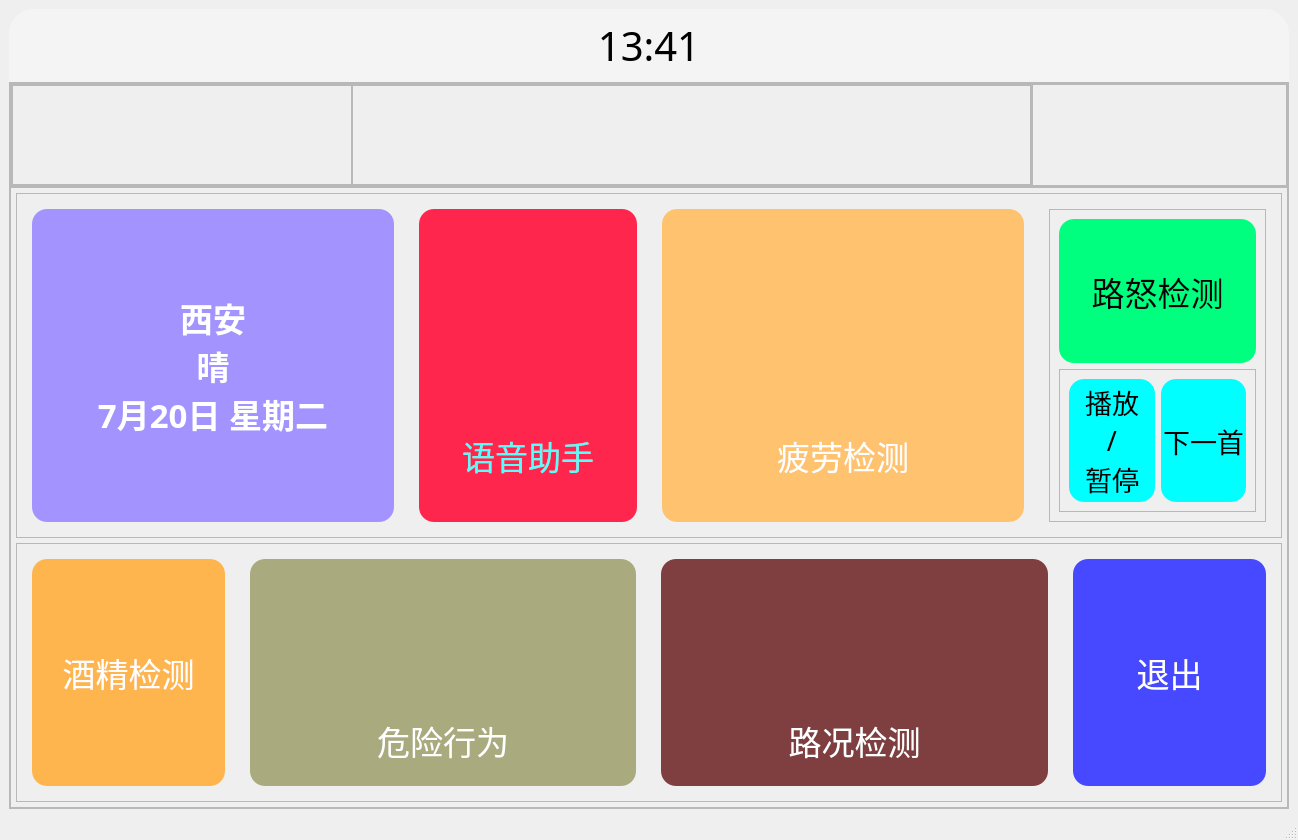
<?xml version="1.0" encoding="UTF-8"?>
<ui version="4.0">
 <class>MainWindow</class>
 <widget class="QMainWindow" name="MainWindow">
  <property name="geometry">
   <rect>
    <x>0</x>
    <y>0</y>
    <width>1298</width>
    <height>840</height>
   </rect>
  </property>
  <property name="windowTitle">
   <string>MainWindow</string>
  </property>
  <property name="iconSize">
   <size>
    <width>32</width>
    <height>32</height>
   </size>
  </property>
  <widget class="QWidget" name="centralwidget">
   <layout class="QHBoxLayout" name="horizontalLayout">
    <item>
     <widget class="QFrame" name="frame">
      <property name="minimumSize">
       <size>
        <width>1280</width>
        <height>800</height>
       </size>
      </property>
      <property name="maximumSize">
       <size>
        <width>1280</width>
        <height>800</height>
       </size>
      </property>
      <property name="styleSheet">
       <string notr="true">#frame{
	
	background-image: url(:/image/R-C (1).jpg);
	border-radius:25px;
	
}</string>
      </property>
      <property name="frameShape">
       <enum>QFrame::StyledPanel</enum>
      </property>
      <property name="frameShadow">
       <enum>QFrame::Raised</enum>
      </property>
      <layout class="QVBoxLayout" name="verticalLayout">
       <property name="spacing">
        <number>0</number>
       </property>
       <property name="leftMargin">
        <number>0</number>
       </property>
       <property name="topMargin">
        <number>0</number>
       </property>
       <property name="rightMargin">
        <number>0</number>
       </property>
       <property name="bottomMargin">
        <number>0</number>
       </property>
       <item>
        <widget class="QFrame" name="frame_2">
         <property name="sizePolicy">
          <sizepolicy hsizetype="Preferred" vsizetype="Expanding">
           <horstretch>0</horstretch>
           <verstretch>1</verstretch>
          </sizepolicy>
         </property>
         <property name="styleSheet">
          <string notr="true">
#frame_2{
	border-top-left-radius:25px;
	border-top-right-radius:25px;
	background-color: rgb(255, 255, 255,75);
}</string>
         </property>
         <property name="frameShape">
          <enum>QFrame::StyledPanel</enum>
         </property>
         <property name="frameShadow">
          <enum>QFrame::Raised</enum>
         </property>
         <property name="lineWidth">
          <number>0</number>
         </property>
         <layout class="QHBoxLayout" name="horizontalLayout_2">
          <property name="spacing">
           <number>0</number>
          </property>
          <property name="leftMargin">
           <number>0</number>
          </property>
          <property name="topMargin">
           <number>0</number>
          </property>
          <property name="rightMargin">
           <number>0</number>
          </property>
          <property name="bottomMargin">
           <number>0</number>
          </property>
          <item>
           <widget class="QFrame" name="frame_7">
            <property name="sizePolicy">
             <sizepolicy hsizetype="Expanding" vsizetype="Preferred">
              <horstretch>3</horstretch>
              <verstretch>0</verstretch>
             </sizepolicy>
            </property>
            <property name="styleSheet">
             <string notr="true">background-color: rgb(255, 255, 255,0);</string>
            </property>
            <property name="frameShape">
             <enum>QFrame::StyledPanel</enum>
            </property>
            <property name="frameShadow">
             <enum>QFrame::Raised</enum>
            </property>
            <layout class="QHBoxLayout" name="horizontalLayout_8">
             <item>
              <widget class="QFrame" name="frame_6">
               <property name="sizePolicy">
                <sizepolicy hsizetype="Expanding" vsizetype="Preferred">
                 <horstretch>1</horstretch>
                 <verstretch>0</verstretch>
                </sizepolicy>
               </property>
               <property name="styleSheet">
                <string notr="true">QPushButton{
	border:none;
}

QPushButton:hover{
	padding-bottom:5px;
}</string>
               </property>
               <property name="frameShape">
                <enum>QFrame::StyledPanel</enum>
               </property>
               <property name="frameShadow">
                <enum>QFrame::Raised</enum>
               </property>
               <layout class="QHBoxLayout" name="horizontalLayout_3">
                <property name="spacing">
                 <number>0</number>
                </property>
                <property name="leftMargin">
                 <number>0</number>
                </property>
                <property name="topMargin">
                 <number>0</number>
                </property>
                <property name="rightMargin">
                 <number>0</number>
                </property>
                <property name="bottomMargin">
                 <number>0</number>
                </property>
                <item>
                 <widget class="QPushButton" name="pushButton_back">
                  <property name="font">
                   <font>
                    <pointsize>9</pointsize>
                   </font>
                  </property>
                  <property name="styleSheet">
                   <string notr="true">border:none;</string>
                  </property>
                  <property name="text">
                   <string/>
                  </property>
                  <property name="icon">
                   <iconset resource="uircc1.qrc">
                    <normaloff>:/icon/left.ico</normaloff>:/icon/left.ico</iconset>
                  </property>
                  <property name="iconSize">
                   <size>
                    <width>30</width>
                    <height>30</height>
                   </size>
                  </property>
                 </widget>
                </item>
                <item>
                 <widget class="QPushButton" name="pushButton_home">
                  <property name="font">
                   <font>
                    <pointsize>9</pointsize>
                   </font>
                  </property>
                  <property name="styleSheet">
                   <string notr="true">border:none;</string>
                  </property>
                  <property name="text">
                   <string/>
                  </property>
                  <property name="icon">
                   <iconset resource="uircc1.qrc">
                    <normaloff>:/icon/home.ico</normaloff>:/icon/home.ico</iconset>
                  </property>
                  <property name="iconSize">
                   <size>
                    <width>30</width>
                    <height>30</height>
                   </size>
                  </property>
                 </widget>
                </item>
               </layout>
              </widget>
             </item>
             <item>
              <widget class="QLabel" name="label">
               <property name="minimumSize">
                <size>
                 <width>800</width>
                 <height>20</height>
                </size>
               </property>
               <property name="maximumSize">
                <size>
                 <width>800</width>
                 <height>16777215</height>
                </size>
               </property>
               <property name="font">
                <font>
                 <family>Yu Gothic</family>
                 <pointsize>30</pointsize>
                </font>
               </property>
               <property name="text">
                <string>13:41</string>
               </property>
               <property name="alignment">
                <set>Qt::AlignCenter</set>
               </property>
              </widget>
             </item>
             <item>
              <widget class="QFrame" name="frame_8">
               <property name="sizePolicy">
                <sizepolicy hsizetype="Expanding" vsizetype="Preferred">
                 <horstretch>1</horstretch>
                 <verstretch>0</verstretch>
                </sizepolicy>
               </property>
               <property name="styleSheet">
                <string notr="true">QPushButton{
	border:none;
}

QPushButton:hover{
	padding-bottom:5px;
}
</string>
               </property>
               <property name="frameShape">
                <enum>QFrame::StyledPanel</enum>
               </property>
               <property name="frameShadow">
                <enum>QFrame::Raised</enum>
               </property>
               <layout class="QHBoxLayout" name="horizontalLayout_4">
                <property name="spacing">
                 <number>0</number>
                </property>
                <property name="leftMargin">
                 <number>0</number>
                </property>
                <property name="topMargin">
                 <number>0</number>
                </property>
                <property name="rightMargin">
                 <number>0</number>
                </property>
                <property name="bottomMargin">
                 <number>0</number>
                </property>
                <item>
                 <widget class="QPushButton" name="pushButton_data">
                  <property name="styleSheet">
                   <string notr="true">border:none;</string>
                  </property>
                  <property name="text">
                   <string/>
                  </property>
                  <property name="icon">
                   <iconset resource="uircc1.qrc">
                    <normaloff>:/icon/statistics.ico</normaloff>:/icon/statistics.ico</iconset>
                  </property>
                  <property name="iconSize">
                   <size>
                    <width>30</width>
                    <height>30</height>
                   </size>
                  </property>
                 </widget>
                </item>
                <item>
                 <widget class="QPushButton" name="pushButton_setting">
                  <property name="styleSheet">
                   <string notr="true">border:none;</string>
                  </property>
                  <property name="text">
                   <string/>
                  </property>
                  <property name="icon">
                   <iconset resource="uircc1.qrc">
                    <normaloff>:/icon/gear.ico</normaloff>:/icon/gear.ico</iconset>
                  </property>
                  <property name="iconSize">
                   <size>
                    <width>30</width>
                    <height>30</height>
                   </size>
                  </property>
                 </widget>
                </item>
                <item>
                 <widget class="QPushButton" name="pushButton_close">
                  <property name="styleSheet">
                   <string notr="true">border:none;</string>
                  </property>
                  <property name="text">
                   <string/>
                  </property>
                  <property name="icon">
                   <iconset resource="uircc1.qrc">
                    <normaloff>:/icon/delete.ico</normaloff>:/icon/delete.ico</iconset>
                  </property>
                  <property name="iconSize">
                   <size>
                    <width>30</width>
                    <height>30</height>
                   </size>
                  </property>
                 </widget>
                </item>
               </layout>
              </widget>
             </item>
            </layout>
           </widget>
          </item>
         </layout>
        </widget>
       </item>
       <item>
        <widget class="QFrame" name="frame_3">
         <property name="sizePolicy">
          <sizepolicy hsizetype="Preferred" vsizetype="Expanding">
           <horstretch>0</horstretch>
           <verstretch>10</verstretch>
          </sizepolicy>
         </property>
         <property name="frameShape">
          <enum>QFrame::StyledPanel</enum>
         </property>
         <property name="frameShadow">
          <enum>QFrame::Raised</enum>
         </property>
         <property name="lineWidth">
          <number>0</number>
         </property>
         <layout class="QVBoxLayout" name="verticalLayout_2">
          <property name="spacing">
           <number>0</number>
          </property>
          <property name="leftMargin">
           <number>0</number>
          </property>
          <property name="topMargin">
           <number>0</number>
          </property>
          <property name="rightMargin">
           <number>0</number>
          </property>
          <property name="bottomMargin">
           <number>0</number>
          </property>
          <item>
           <widget class="QFrame" name="frame_4">
            <property name="sizePolicy">
             <sizepolicy hsizetype="Preferred" vsizetype="Expanding">
              <horstretch>0</horstretch>
              <verstretch>1</verstretch>
             </sizepolicy>
            </property>
            <property name="frameShape">
             <enum>QFrame::StyledPanel</enum>
            </property>
            <property name="frameShadow">
             <enum>QFrame::Raised</enum>
            </property>
            <layout class="QHBoxLayout" name="horizontalLayout_10">
             <property name="spacing">
              <number>0</number>
             </property>
             <property name="leftMargin">
              <number>0</number>
             </property>
             <property name="topMargin">
              <number>0</number>
             </property>
             <property name="rightMargin">
              <number>0</number>
             </property>
             <property name="bottomMargin">
              <number>0</number>
             </property>
             <item>
              <widget class="QFrame" name="frame_14">
               <property name="sizePolicy">
                <sizepolicy hsizetype="Expanding" vsizetype="Preferred">
                 <horstretch>4</horstretch>
                 <verstretch>0</verstretch>
                </sizepolicy>
               </property>
               <property name="styleSheet">
                <string notr="true"/>
               </property>
               <property name="frameShape">
                <enum>QFrame::StyledPanel</enum>
               </property>
               <property name="frameShadow">
                <enum>QFrame::Raised</enum>
               </property>
               <layout class="QHBoxLayout" name="horizontalLayout_11">
                <property name="spacing">
                 <number>0</number>
                </property>
                <property name="leftMargin">
                 <number>0</number>
                </property>
                <property name="topMargin">
                 <number>0</number>
                </property>
                <property name="rightMargin">
                 <number>0</number>
                </property>
                <property name="bottomMargin">
                 <number>0</number>
                </property>
                <item>
                 <widget class="QFrame" name="frame_15">
                  <property name="sizePolicy">
                   <sizepolicy hsizetype="Expanding" vsizetype="Preferred">
                    <horstretch>1</horstretch>
                    <verstretch>0</verstretch>
                   </sizepolicy>
                  </property>
                  <property name="styleSheet">
                   <string notr="true">image: url(:/image/校标1.png);</string>
                  </property>
                  <property name="frameShape">
                   <enum>QFrame::StyledPanel</enum>
                  </property>
                  <property name="frameShadow">
                   <enum>QFrame::Raised</enum>
                  </property>
                 </widget>
                </item>
                <item>
                 <widget class="QFrame" name="frame_16">
                  <property name="sizePolicy">
                   <sizepolicy hsizetype="Expanding" vsizetype="Preferred">
                    <horstretch>2</horstretch>
                    <verstretch>0</verstretch>
                   </sizepolicy>
                  </property>
                  <property name="frameShape">
                   <enum>QFrame::StyledPanel</enum>
                  </property>
                  <property name="frameShadow">
                   <enum>QFrame::Raised</enum>
                  </property>
                 </widget>
                </item>
               </layout>
              </widget>
             </item>
             <item>
              <widget class="QFrame" name="frame_9">
               <property name="sizePolicy">
                <sizepolicy hsizetype="Expanding" vsizetype="Preferred">
                 <horstretch>1</horstretch>
                 <verstretch>0</verstretch>
                </sizepolicy>
               </property>
               <property name="minimumSize">
                <size>
                 <width>80</width>
                 <height>0</height>
                </size>
               </property>
               <property name="styleSheet">
                <string notr="true">QPushButton{
	border:none;
}
QPushButton:hover{
	padding-bottom:5px;
}</string>
               </property>
               <property name="frameShape">
                <enum>QFrame::StyledPanel</enum>
               </property>
               <property name="frameShadow">
                <enum>QFrame::Raised</enum>
               </property>
               <layout class="QHBoxLayout" name="horizontalLayout_5">
                <item>
                 <widget class="QPushButton" name="pushButton_message">
                  <property name="text">
                   <string/>
                  </property>
                  <property name="icon">
                   <iconset resource="uircc1.qrc">
                    <normaloff>:/icon/bubble.ico</normaloff>:/icon/bubble.ico</iconset>
                  </property>
                  <property name="iconSize">
                   <size>
                    <width>30</width>
                    <height>30</height>
                   </size>
                  </property>
                 </widget>
                </item>
                <item>
                 <widget class="QPushButton" name="pushButton_file">
                  <property name="text">
                   <string/>
                  </property>
                  <property name="icon">
                   <iconset resource="uircc1.qrc">
                    <normaloff>:/icon/folder.ico</normaloff>:/icon/folder.ico</iconset>
                  </property>
                  <property name="iconSize">
                   <size>
                    <width>30</width>
                    <height>30</height>
                   </size>
                  </property>
                 </widget>
                </item>
               </layout>
              </widget>
             </item>
            </layout>
           </widget>
          </item>
          <item>
           <widget class="QFrame" name="frame_5">
            <property name="sizePolicy">
             <sizepolicy hsizetype="Preferred" vsizetype="Expanding">
              <horstretch>0</horstretch>
              <verstretch>6</verstretch>
             </sizepolicy>
            </property>
            <property name="frameShape">
             <enum>QFrame::StyledPanel</enum>
            </property>
            <property name="frameShadow">
             <enum>QFrame::Raised</enum>
            </property>
            <layout class="QVBoxLayout" name="verticalLayout_3">
             <property name="spacing">
              <number>5</number>
             </property>
             <property name="leftMargin">
              <number>5</number>
             </property>
             <property name="topMargin">
              <number>5</number>
             </property>
             <property name="rightMargin">
              <number>5</number>
             </property>
             <property name="bottomMargin">
              <number>5</number>
             </property>
             <item>
              <widget class="QFrame" name="frame_10">
               <property name="sizePolicy">
                <sizepolicy hsizetype="Preferred" vsizetype="Expanding">
                 <horstretch>0</horstretch>
                 <verstretch>4</verstretch>
                </sizepolicy>
               </property>
               <property name="styleSheet">
                <string notr="true">QPushButton{
 border-radius:15px;
}
QPushButton:hover{
	padding-bottom:14px;
}</string>
               </property>
               <property name="frameShape">
                <enum>QFrame::StyledPanel</enum>
               </property>
               <property name="frameShadow">
                <enum>QFrame::Raised</enum>
               </property>
               <layout class="QHBoxLayout" name="horizontalLayout_6">
                <property name="spacing">
                 <number>25</number>
                </property>
                <property name="leftMargin">
                 <number>15</number>
                </property>
                <property name="topMargin">
                 <number>15</number>
                </property>
                <property name="rightMargin">
                 <number>15</number>
                </property>
                <property name="bottomMargin">
                 <number>15</number>
                </property>
                <item>
                 <widget class="QPushButton" name="pushButton_weather">
                  <property name="sizePolicy">
                   <sizepolicy hsizetype="Expanding" vsizetype="Preferred">
                    <horstretch>5</horstretch>
                    <verstretch>0</verstretch>
                   </sizepolicy>
                  </property>
                  <property name="minimumSize">
                   <size>
                    <width>298</width>
                    <height>120</height>
                   </size>
                  </property>
                  <property name="maximumSize">
                   <size>
                    <width>16777215</width>
                    <height>1000000</height>
                   </size>
                  </property>
                  <property name="font">
                   <font>
                    <family>黑体</family>
                    <pointsize>25</pointsize>
                    <weight>75</weight>
                    <italic>false</italic>
                    <bold>true</bold>
                    <stylestrategy>PreferDefault</stylestrategy>
                   </font>
                  </property>
                  <property name="layoutDirection">
                   <enum>Qt::LeftToRight</enum>
                  </property>
                  <property name="styleSheet">
                   <string notr="true">background-color: rgb(163, 147, 255);
color: rgb(255, 255, 255);
text-alignment:left;</string>
                  </property>
                  <property name="text">
                   <string>西安
晴
7月20日 星期二</string>
                  </property>
                  <property name="iconSize">
                   <size>
                    <width>5</width>
                    <height>5</height>
                   </size>
                  </property>
                 </widget>
                </item>
                <item>
                 <widget class="QPushButton" name="pushButton_audio">
                  <property name="sizePolicy">
                   <sizepolicy hsizetype="Expanding" vsizetype="Preferred">
                    <horstretch>3</horstretch>
                    <verstretch>0</verstretch>
                   </sizepolicy>
                  </property>
                  <property name="minimumSize">
                   <size>
                    <width>0</width>
                    <height>120</height>
                   </size>
                  </property>
                  <property name="font">
                   <font>
                    <family>黑体</family>
                    <pointsize>25</pointsize>
                    <weight>50</weight>
                    <bold>false</bold>
                   </font>
                  </property>
                  <property name="styleSheet">
                   <string notr="true">background-color: rgb(255, 38, 78);
color: rgb(85, 255, 255);
image: url(:/icon/bubble.ico);
</string>
                  </property>
                  <property name="text">
                   <string>



语音助手</string>
                  </property>
                 </widget>
                </item>
                <item>
                 <widget class="QPushButton" name="pushButton_tired">
                  <property name="sizePolicy">
                   <sizepolicy hsizetype="Expanding" vsizetype="Preferred">
                    <horstretch>5</horstretch>
                    <verstretch>0</verstretch>
                   </sizepolicy>
                  </property>
                  <property name="minimumSize">
                   <size>
                    <width>0</width>
                    <height>120</height>
                   </size>
                  </property>
                  <property name="font">
                   <font>
                    <family>黑体</family>
                    <pointsize>25</pointsize>
                   </font>
                  </property>
                  <property name="cursor">
                   <cursorShape>ArrowCursor</cursorShape>
                  </property>
                  <property name="toolTip">
                   <string>&lt;html&gt;&lt;head/&gt;&lt;body&gt;&lt;p&gt;&lt;img src=&quot;:/icon/Coffe.ico&quot;/&gt; 疲劳驾驶&lt;/p&gt;&lt;/body&gt;&lt;/html&gt;</string>
                  </property>
                  <property name="styleSheet">
                   <string notr="true">background-color: rgb(255, 195, 111);
color: rgb(255, 255, 255);
image: url(:/icon/block.ico);</string>
                  </property>
                  <property name="text">
                   <string>



疲劳检测</string>
                  </property>
                  <property name="iconSize">
                   <size>
                    <width>32</width>
                    <height>32</height>
                   </size>
                  </property>
                 </widget>
                </item>
                <item>
                 <widget class="QFrame" name="frame_12">
                  <property name="sizePolicy">
                   <sizepolicy hsizetype="Expanding" vsizetype="Preferred">
                    <horstretch>3</horstretch>
                    <verstretch>0</verstretch>
                   </sizepolicy>
                  </property>
                  <property name="frameShape">
                   <enum>QFrame::StyledPanel</enum>
                  </property>
                  <property name="frameShadow">
                   <enum>QFrame::Raised</enum>
                  </property>
                  <layout class="QVBoxLayout" name="verticalLayout_4">
                   <item>
                    <widget class="QPushButton" name="pushButton_emotion">
                     <property name="sizePolicy">
                      <sizepolicy hsizetype="Minimum" vsizetype="Expanding">
                       <horstretch>0</horstretch>
                       <verstretch>1</verstretch>
                      </sizepolicy>
                     </property>
                     <property name="font">
                      <font>
                       <family>黑体</family>
                       <pointsize>25</pointsize>
                      </font>
                     </property>
                     <property name="styleSheet">
                      <string notr="true">background-color: rgb(0, 255, 127);</string>
                     </property>
                     <property name="text">
                      <string>路怒检测</string>
                     </property>
                    </widget>
                   </item>
                   <item>
                    <widget class="QFrame" name="frame_13">
                     <property name="sizePolicy">
                      <sizepolicy hsizetype="Preferred" vsizetype="Expanding">
                       <horstretch>0</horstretch>
                       <verstretch>1</verstretch>
                      </sizepolicy>
                     </property>
                     <property name="frameShape">
                      <enum>QFrame::StyledPanel</enum>
                     </property>
                     <property name="frameShadow">
                      <enum>QFrame::Raised</enum>
                     </property>
                     <layout class="QHBoxLayout" name="horizontalLayout_9">
                      <item>
                       <widget class="QPushButton" name="pushButton_music">
                        <property name="sizePolicy">
                         <sizepolicy hsizetype="Minimum" vsizetype="Preferred">
                          <horstretch>0</horstretch>
                          <verstretch>0</verstretch>
                         </sizepolicy>
                        </property>
                        <property name="font">
                         <font>
                          <family>黑体</family>
                          <pointsize>20</pointsize>
                         </font>
                        </property>
                        <property name="styleSheet">
                         <string notr="true">background-color: rgb(0, 255, 255);</string>
                        </property>
                        <property name="text">
                         <string>播放
/
暂停</string>
                        </property>
                       </widget>
                      </item>
                      <item>
                       <widget class="QPushButton" name="pushButton_chick">
                        <property name="sizePolicy">
                         <sizepolicy hsizetype="Minimum" vsizetype="Preferred">
                          <horstretch>0</horstretch>
                          <verstretch>0</verstretch>
                         </sizepolicy>
                        </property>
                        <property name="font">
                         <font>
                          <family>黑体</family>
                          <pointsize>20</pointsize>
                         </font>
                        </property>
                        <property name="styleSheet">
                         <string notr="true">background-color: rgb(0, 255, 255);</string>
                        </property>
                        <property name="text">
                         <string>下一首</string>
                        </property>
                       </widget>
                      </item>
                     </layout>
                    </widget>
                   </item>
                  </layout>
                 </widget>
                </item>
               </layout>
               <zorder>pushButton_audio</zorder>
               <zorder>pushButton_tired</zorder>
               <zorder>pushButton_weather</zorder>
               <zorder>frame_12</zorder>
              </widget>
             </item>
             <item>
              <widget class="QFrame" name="frame_11">
               <property name="sizePolicy">
                <sizepolicy hsizetype="Preferred" vsizetype="Expanding">
                 <horstretch>0</horstretch>
                 <verstretch>3</verstretch>
                </sizepolicy>
               </property>
               <property name="styleSheet">
                <string notr="true">QPushButton{
	border-radius:15px;
}
QPushButton:hover{
	padding-bottom:15px;
}</string>
               </property>
               <property name="frameShape">
                <enum>QFrame::StyledPanel</enum>
               </property>
               <property name="frameShadow">
                <enum>QFrame::Raised</enum>
               </property>
               <layout class="QHBoxLayout" name="horizontalLayout_7">
                <property name="spacing">
                 <number>25</number>
                </property>
                <property name="leftMargin">
                 <number>15</number>
                </property>
                <property name="topMargin">
                 <number>15</number>
                </property>
                <property name="rightMargin">
                 <number>15</number>
                </property>
                <property name="bottomMargin">
                 <number>15</number>
                </property>
                <item>
                 <widget class="QPushButton" name="pushButton_alcohol">
                  <property name="sizePolicy">
                   <sizepolicy hsizetype="Expanding" vsizetype="Preferred">
                    <horstretch>1</horstretch>
                    <verstretch>0</verstretch>
                   </sizepolicy>
                  </property>
                  <property name="font">
                   <font>
                    <family>黑体</family>
                    <pointsize>25</pointsize>
                   </font>
                  </property>
                  <property name="styleSheet">
                   <string notr="true">background-color: rgb(255, 181, 78);
color: rgb(255, 255, 255);</string>
                  </property>
                  <property name="text">
                   <string>酒精检测</string>
                  </property>
                 </widget>
                </item>
                <item>
                 <widget class="QPushButton" name="pushButton_action">
                  <property name="sizePolicy">
                   <sizepolicy hsizetype="Expanding" vsizetype="Preferred">
                    <horstretch>2</horstretch>
                    <verstretch>0</verstretch>
                   </sizepolicy>
                  </property>
                  <property name="font">
                   <font>
                    <family>黑体</family>
                    <pointsize>25</pointsize>
                   </font>
                  </property>
                  <property name="styleSheet">
                   <string notr="true">background-color: rgb(170, 170, 127);
image: url(:/icon/Danger.ico);
color: rgb(255, 255, 255);</string>
                  </property>
                  <property name="text">
                   <string>


危险行为</string>
                  </property>
                  <property name="iconSize">
                   <size>
                    <width>30</width>
                    <height>30</height>
                   </size>
                  </property>
                 </widget>
                </item>
                <item>
                 <widget class="QPushButton" name="pushButton_road">
                  <property name="sizePolicy">
                   <sizepolicy hsizetype="Expanding" vsizetype="Preferred">
                    <horstretch>2</horstretch>
                    <verstretch>0</verstretch>
                   </sizepolicy>
                  </property>
                  <property name="font">
                   <font>
                    <family>黑体</family>
                    <pointsize>25</pointsize>
                   </font>
                  </property>
                  <property name="styleSheet">
                   <string notr="true">background-color: rgb(127, 62, 63);
image: url(:/icon/Target1.ico);
color: rgb(255, 255, 255);</string>
                  </property>
                  <property name="text">
                   <string>


路况检测</string>
                  </property>
                  <property name="iconSize">
                   <size>
                    <width>30</width>
                    <height>30</height>
                   </size>
                  </property>
                 </widget>
                </item>
                <item>
                 <widget class="QPushButton" name="pushButton_exit">
                  <property name="sizePolicy">
                   <sizepolicy hsizetype="Expanding" vsizetype="Preferred">
                    <horstretch>1</horstretch>
                    <verstretch>0</verstretch>
                   </sizepolicy>
                  </property>
                  <property name="font">
                   <font>
                    <family>黑体</family>
                    <pointsize>25</pointsize>
                   </font>
                  </property>
                  <property name="styleSheet">
                   <string notr="true">background-color: rgb(70, 73, 255);
color: rgb(255, 255, 255);</string>
                  </property>
                  <property name="text">
                   <string>退出</string>
                  </property>
                 </widget>
                </item>
               </layout>
              </widget>
             </item>
            </layout>
           </widget>
          </item>
         </layout>
        </widget>
       </item>
      </layout>
     </widget>
    </item>
   </layout>
  </widget>
  <widget class="QStatusBar" name="statusbar"/>
 </widget>
 <resources>
  <include location="uircc1.qrc"/>
 </resources>
 <connections>
  <connection>
   <sender>pushButton_close</sender>
   <signal>clicked()</signal>
   <receiver>MainWindow</receiver>
   <slot>close()</slot>
   <hints>
    <hint type="sourcelabel">
     <x>754</x>
     <y>25</y>
    </hint>
    <hint type="destinationlabel">
     <x>748</x>
     <y>-56</y>
    </hint>
   </hints>
  </connection>
 </connections>
</ui>
